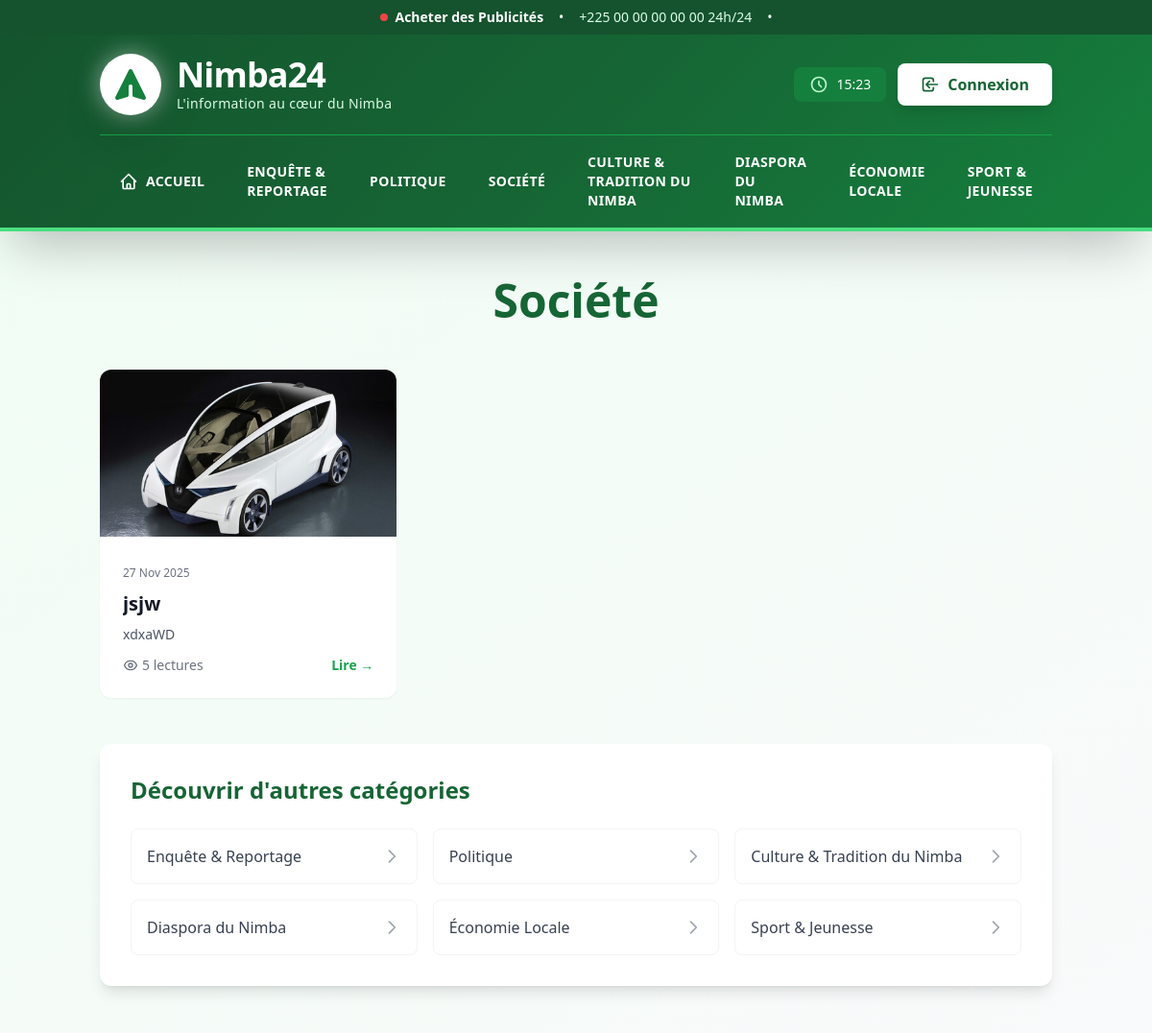
Page /categorie/societe/ (upper part) on the earlier database version.
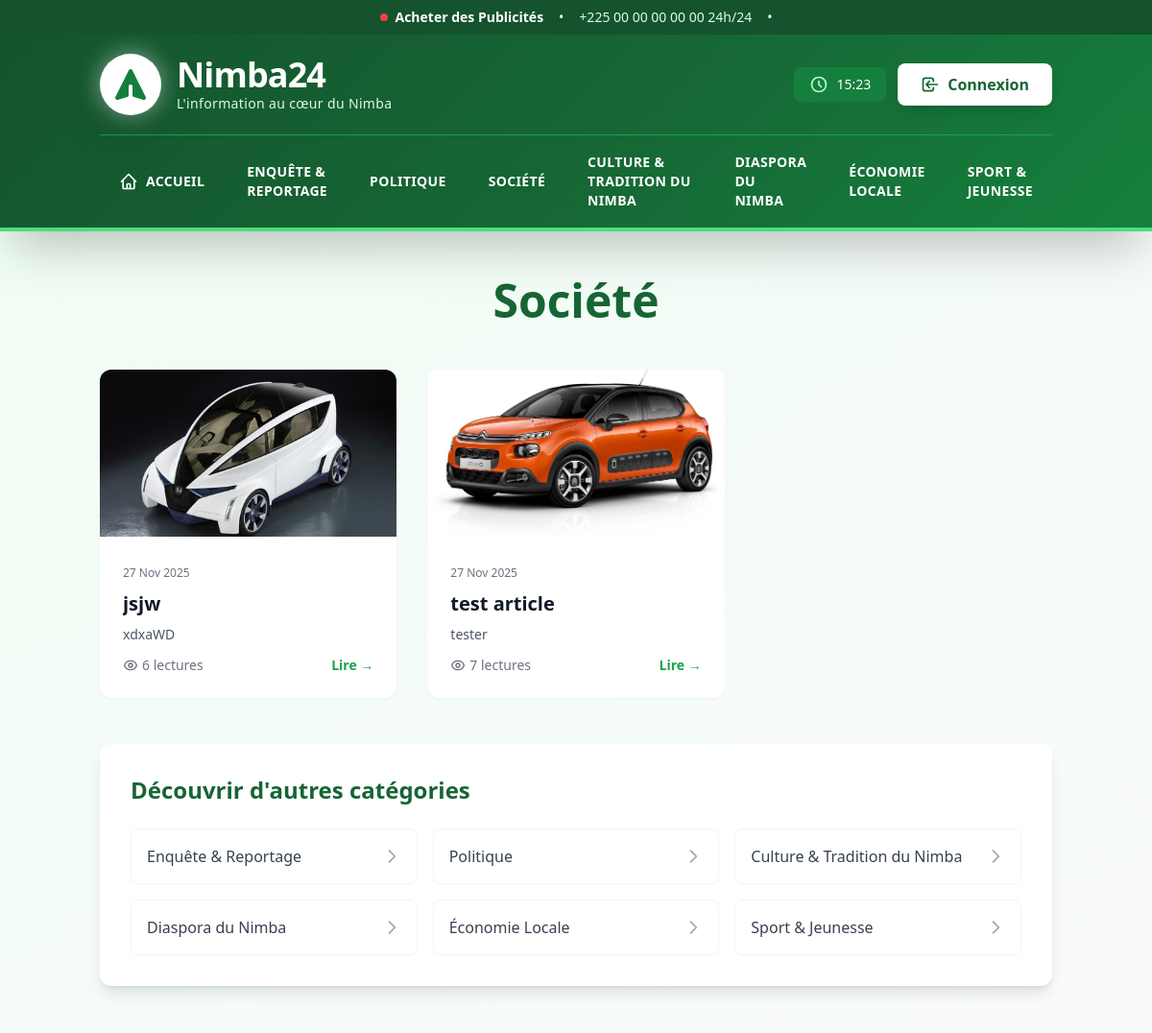
Same page on the later database version.
### nimbaApp/models.py (models this page shows, shortened)
class Categorie(models.Model):
    CATEGORIES_CHOICES = [
        ('politique', 'Politique'),
        ('societe', 'Société'),
        ('enquete', 'Enquête & Reportage'),
        ('culture', 'Culture & Tradition du Nimba'),
        ('diaspora', 'Diaspora du Nimba'),
        ('economie', 'Économie Locale'),
        ('sport', 'Sport & Jeunesse'),
    ]
    nom = models.CharField(max_length=50, choices=CATEGORIES_CHOICES, unique=True)
    description = models.TextField(blank=True)
    ordre = models.IntegerField(default=0, help_text="Ordre d'affichage")
    class Meta:
        verbose_name = 'Catégorie'
        verbose_name_plural = 'Catégories'
        ordering = ['ordre', 'nom']

class Article(models.Model):
    titre = models.CharField(max_length=200, verbose_name='Titre')
    sous_titre = models.CharField(max_length=300, blank=True, verbose_name='Sous-titre')
    contenu = models.TextField(verbose_name='Contenu')
    image = models.ImageField(upload_to='articles/', blank=True, null=True, verbose_name='Image')
    auteur = models.ForeignKey(User, on_delete=models.CASCADE, related_name='articles')
    categorie = models.ForeignKey(Categorie, on_delete=models.CASCADE, related_name='articles',
                                  verbose_name='Catégorie')
    date_publication = models.DateTimeField(default=timezone.now, verbose_name='Date de publication')
    date_modification = models.DateTimeField(auto_now=True, verbose_name='Dernière modification')
    est_publie = models.BooleanField(default=True, verbose_name='Publié')
    est_a_la_une = models.BooleanField(default=False, verbose_name='À la une')
    vues = models.IntegerField(default=0, verbose_name='Nombre de vues')
    class Meta:
        ordering = ['-date_publication']
        verbose_name = 'Article'
        verbose_name_plural = 'Articles'

### nimbaApp/views.py (the view)
# urls.py: path('categorie/<str:categorie>/', views.categorie_view, name='categorie'),
def categorie_view(request, categorie):
    cat = get_object_or_404(Categorie, nom=categorie)
    articles = Article.objects.filter(categorie=cat, est_publie=True)
    context = {
        'categorie': cat,
        'articles': articles,
        'categories': Categorie.objects.all(),
    }
    return render(request, 'categorie.html', context)

### nimbaApp/templates/categorie.html (shortened to what this page needs)
{% extends 'base.html' %}
{% block content %}
<div class="bg-gradient-to-br from-forest-50 to-gray-50 py-12">
    <div class="container mx-auto px-4">
        <div class="mb-12 text-center">
            <h1 class="text-5xl font-bold text-forest-800 mb-4">
                {{ categorie.get_nom_display }}
            </h1>
        </div>
        {% if articles %}
            <div class="grid md:grid-cols-2 lg:grid-cols-3 gap-8 mb-12">
                {% for article in articles %}
                    <article class="bg-white rounded-xl overflow-hidden shadow-sm hover:shadow-xl transition group">
                        <a href="{% url 'nimbaApp:article_detail' article.id %}">
                            <div class="relative aspect-video overflow-hidden">
                                {% if article.image %}
                                    <img src="{{ article.image.url }}" alt="{{ article.titre }}" class="w-full h-full object-cover transform group-hover:scale-110 transition duration-500">
                                {% else %}
                                    <div class="w-full h-full gradient-forest flex items-center justify-center">
                                        <span class="text-white text-5xl">📰</span>
                                    </div>
                                {% endif %}
                            </div>
                            <div class="p-6">
                                <span class="text-xs text-gray-500">{{ article.date_publication|date:"d M Y" }}</span>
                                <h3 class="text-xl font-bold text-gray-900 mt-2 mb-2 group-hover:text-forest-600 transition line-clamp-2">
                                    {{ article.titre }}
                                </h3>
                                {% if article.sous_titre %}
                                    <p class="text-sm text-gray-600 mb-3 line-clamp-2">{{ article.sous_titre }}</p>
                                {% endif %}
                                <div class="flex items-center justify-between text-sm text-gray-500">
                                    <span class="flex items-center">
                                        {{ article.vues }} lectures
                                    </span>
                                    <span class="text-forest-600 font-semibold group-hover:underline">Lire →</span>
                                </div>
                            </div>
                        </a>
                    </article>
                {% endfor %}
            </div>
        {% endif %}
        <div class="bg-white rounded-xl p-8 shadow-lg">
            <h2 class="text-2xl font-bold text-forest-800 mb-6">Découvrir d'autres catégories</h2>
            <div class="grid md:grid-cols-2 lg:grid-cols-3 gap-4">
                {% for cat in categories %}
                    {% if cat.nom != categorie.nom %}
                        <a href="{% url 'nimbaApp:categorie' cat.nom %}" class="flex items-center justify-between p-4 hover:bg-forest-50 rounded-lg transition group border border-gray-100">
                            <span class="text-gray-700 group-hover:text-forest-700 font-medium">{{ cat.get_nom_display }}</span>
                            <svg class="w-5 h-5 text-gray-400 group-hover:text-forest-600 group-hover:translate-x-1 transition" fill="none" stroke="currentColor" viewBox="0 0 24 24">
                                <path stroke-linecap="round" stroke-linejoin="round" stroke-width="2" d="M9 5l7 7-7 7"/>
                            </svg>
                        </a>
                    {% endif %}
                {% endfor %}
            </div>
        </div>
    </div>
</div>
{% endblock %}

### nimbaApp/templates/base.html (shortened to what the changed rows need)
<!DOCTYPE html>
<html lang="fr">
<head>
    <script src="https://cdn.tailwindcss.com"></script>
</head>
<body class="bg-gray-50">
    <header class="gradient-forest text-white shadow-2xl sticky top-0 z-50 border-b-4 border-forest-400 animate-slide-in">
        <div class="container mx-auto px-4">
            <div class="flex items-center justify-between py-5">
                <a href="{% url 'nimbaApp:home' %}" class="flex items-center space-x-4 group">
                    <div>
                        <h1 class="text-3xl md:text-4xl font-extrabold tracking-tight group-hover:text-forest-100 transition duration-300">Nimba24</h1>
                    </div>
                </a>
            </div>
            <nav class="hidden md:block border-t border-forest-600">
                <div class="flex items-center justify-center space-x-1 py-2">
                    <a href="{% url 'nimbaApp:home' %}" class="group px-5 py-2.5 rounded-lg hover:bg-forest-700 transition font-bold text-sm uppercase tracking-wide flex items-center space-x-2">
                        <span>Accueil</span>
                    </a>
                    {% if categories %}
                        {% for cat in categories %}
                            <a href="{% url 'nimbaApp:categorie' cat.nom %}" class="px-5 py-2.5 rounded-lg hover:bg-forest-700 transition font-semibold text-sm uppercase tracking-wide hover:scale-105 transform duration-300">
                                {{ cat.get_nom_display }}
                            </a>
                        {% endfor %}
                    {% endif %}
                </div>
            </nav>
        </div>
    </header>
    <main>
        {% block content %}{% endblock %}
    </main>
</body>
</html>

Differences in the rows shown:
changed Article "jsjw": vues "5" → "6"
now on this page (row edited): Article: image (picture), date_publication "27 Nov 2025", titre "test article", sous_titre "tester", vues "7"
